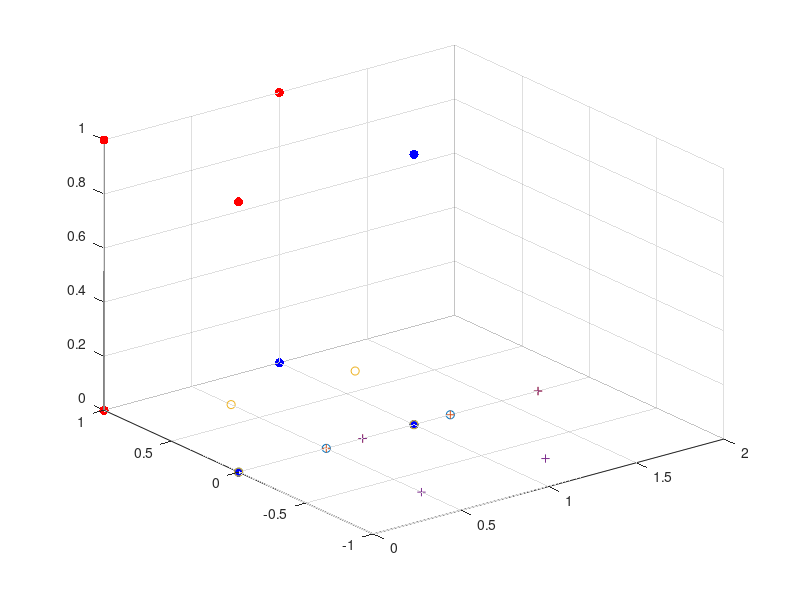

Here is the MATLAB script that generated this plot:
clear all;
x1=[0 1 1 1];
y1=[0 0 0 1];
z1=[0 0 1 0];
plot3(x1,y1,z1,'b.','MarkerSize',20);
x2=[0 0 0 1];
y2=[0 1 1 1];
z2=[1 0 1 1];
hold on;
plot3(x2,y2,z2,'r.','MarkerSize',20);
grid;
%----------------1ά--------
clear all;
w1_o=[0 1 1 1;0 0 0 1; 0 0 1 0];
w2_o=[0 0 0 1;0 1 1 1;1 0 1 1];
a=[1/2 1/2 sqrt(2)/2];
w1_n=a*w1_o;
w2_n=a*w2_o;
plot(w1_n,[0 0 0 0],'o');
hold on;
plot(w2_n,zeros(1,4),'+')
%-----------------2ά------
clear all;
w1_o=[0 1 1 1;0 0 0 1; 0 0 1 0];
w2_o=[0 0 0 1;0 1 1 1;1 0 1 1];
a=[1/2 1/2 sqrt(2)/2;sqrt(2)/2 -sqrt(2)/2 0];
w1_n=a*w1_o
w2_n=a*w2_o
x1=w1_n(1:1,:);
y1=w1_n(2:2,:);
x2=w2_n(1:1,:);
y2=w2_n(2:2,:);
plot(x1,y1,'o');
hold on;
plot(x2,y2,'+');

